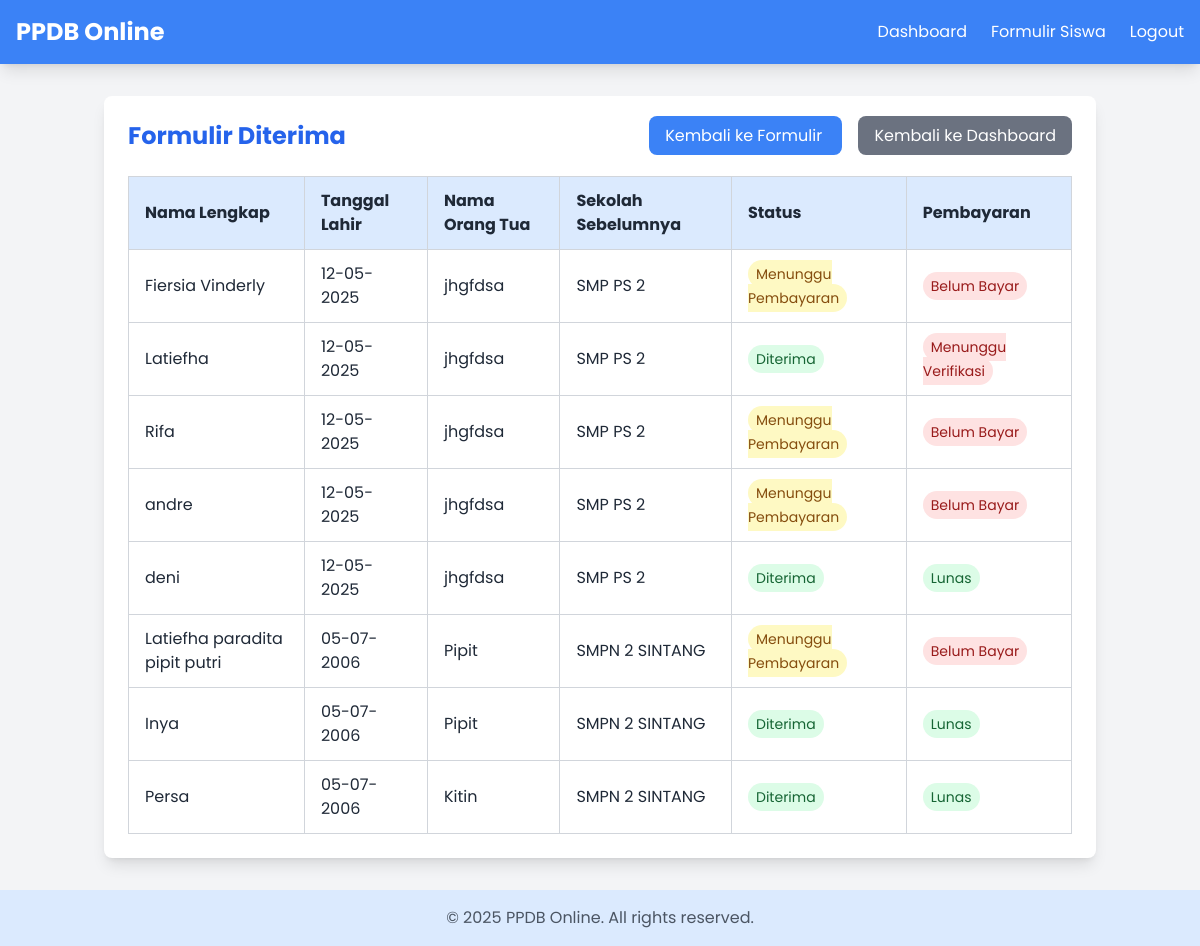
/admin/accepted_forms (signed in), run on an earlier commit of the app's database.
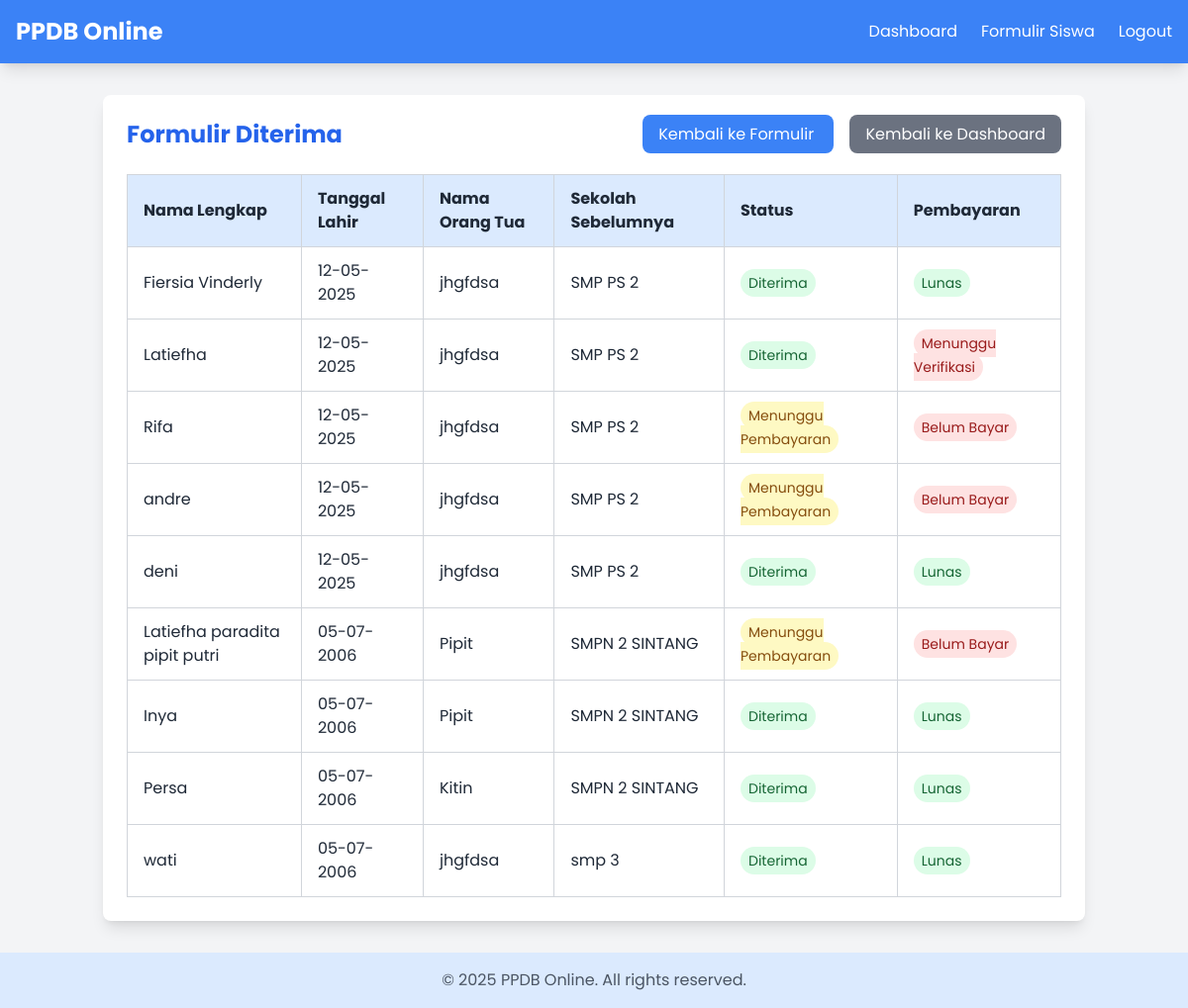
And on a later commit of the database.
### app/models.py (models this page shows, shortened)
class StudentForm(db.Model):
    __tablename__ = 'student_forms'
    id = db.Column(db.Integer, primary_key=True)
    user_id = db.Column(db.Integer, db.ForeignKey('users.id'), nullable=False)
    full_name = db.Column(db.String(100), nullable=False)
    gender = db.Column(db.String(1), nullable=False)
    birth_place = db.Column(db.String(100), nullable=False)
    birth_date = db.Column(db.Date, nullable=False)
    religion = db.Column(db.String(20), nullable=False)
    nisn = db.Column(db.String(20), nullable=False)
    father_name = db.Column(db.String(100), nullable=False)
    mother_name = db.Column(db.String(100), nullable=False)
    parent_phone = db.Column(db.String(15), nullable=False)
    parent_occupation = db.Column(db.String(100), nullable=False)
    address = db.Column(db.Text, nullable=False)
    previous_school = db.Column(db.String(100), nullable=False)
    achievement_file = db.Column(db.String(255), nullable=True)
    status = db.Column(db.String(20), default='Menunggu')
    payment_proof = db.Column(db.String(255), nullable=True)
    payment_status = db.Column(db.String(20), default='Belum Bayar')
    created_at = db.Column(db.DateTime, default=datetime.utcnow)
    user = db.relationship('User', backref='forms')
    accepted_record = db.relationship('AcceptedStudent', backref='form',
                                    uselist=False, cascade='all, delete-orphan')
    rejected_record = db.relationship('RejectedStudent', backref='form',
                                    uselist=False, cascade='all, delete-orphan')
    spp_payments = db.relationship('PaymentSPP', backref='student',
                                 lazy='dynamic', cascade='all, delete-orphan')

### app/routes/admin.py (the view)
    def wrapper(*args, **kwargs):
        if not current_user.is_authenticated or not current_user.is_admin:
            flash("Anda tidak memiliki akses ke halaman ini.", "danger")
            return redirect(url_for('main.index'))
        return func(*args, **kwargs)

### app/routes/admin.py (called while the page is built)
def admin_required(func):
    def wrapper(*args, **kwargs):
        if not current_user.is_authenticated or not current_user.is_admin:
            flash("Anda tidak memiliki akses ke halaman ini.", "danger")
            return redirect(url_for('main.index'))
        return func(*args, **kwargs)
    wrapper.__name__ = func.__name__
    return wrapper

@admin_bp.route('/accepted_forms', methods=['GET'])
@login_required
@admin_required
def accepted_forms():
    all_forms = StudentForm.query.all()
    print("\nAll forms in database:")
    for f in all_forms:
        print(f"ID: {f.id}, Name: {f.full_name}, Status: {f.status}, Payment: {f.payment_status}")
    forms = StudentForm.query.filter(
        StudentForm.status.in_(["Diterima", "Menunggu Pembayaran"])
    ).all()
    print("\nAccepted forms:")
    for f in forms:
        print(f"ID: {f.id}, Name: {f.full_name}, Status: {f.status}, Payment: {f.payment_status}")
    return render_template('accepted_forms.html', forms=forms)

### app/templates/accepted_forms.html (shortened to what the changed rows need)
<!DOCTYPE html>
<html lang="id">
<head>
    <script src="https://cdn.tailwindcss.com"></script>
</head>
<body class="bg-gray-100 text-gray-800 min-h-screen flex flex-col">
    <div class="container mx-auto px-4 py-8">
        <div class="max-w-6xl mx-auto bg-white rounded-lg shadow-lg p-6">
            <div class="flex justify-between items-center mb-6">
                <h2 class="text-2xl font-bold text-blue-600">Formulir Diterima</h2>
            </div>
            <div class="overflow-x-auto">
                <table class="w-full text-left text-gray-800 border-collapse">
                    <thead>
                        <tr class="bg-blue-100">
                            <th class="py-3 px-4 border border-gray-300">Nama Lengkap</th>
                            <th class="py-3 px-4 border border-gray-300">Tanggal Lahir</th>
                            <th class="py-3 px-4 border border-gray-300">Nama Orang Tua</th>
                            <th class="py-3 px-4 border border-gray-300">Sekolah Sebelumnya</th>
                            <th class="py-3 px-4 border border-gray-300">Status</th>
                            <th class="py-3 px-4 border border-gray-300">Pembayaran</th>
                        </tr>
                    </thead>
                    <tbody>
                        {% if forms %}
                            {% for form in forms %}
                            <tr class="hover:bg-gray-50">
                                <td class="py-3 px-4 border border-gray-300">{{ form.full_name }}</td>
                                <td class="py-3 px-4 border border-gray-300">
                                    {% if form.birth_date %}
                                        {{ form.birth_date.strftime('%d-%m-%Y') }}
                                    {% else %}
                                        -
                                    {% endif %}
                                </td>
                                <td class="py-3 px-4 border border-gray-300">{{ form.father_name }}</td>
                                <td class="py-3 px-4 border border-gray-300">{{ form.previous_school }}</td>
                                <td class="py-3 px-4 border border-gray-300">
                                    <span class="px-2 py-1 rounded-full text-sm
                                        {% if form.status == 'Menunggu Pembayaran' %}
                                            bg-yellow-100 text-yellow-800
                                        {% else %}
                                            bg-green-100 text-green-800
                                        {% endif %}">
                                        {{ form.status }}
                                    </span>
                                </td>
                                <td class="py-3 px-4 border border-gray-300">
                                    <span class="px-2 py-1 rounded-full text-sm
                                        {% if form.payment_status == 'Lunas' %}
                                            bg-green-100 text-green-800
                                        {% else %}
                                            bg-red-100 text-red-800
                                        {% endif %}">
                                        {{ form.payment_status or 'Belum Bayar' }}
                                    </span>
                                </td>
                            </tr>
                            {% endfor %}
                        {% else %}
                            <tr>
                                <td colspan="6" class="py-8 text-center text-gray-500">
                                    Tidak ada formulir yang diterima saat ini.
                                </td>
                            </tr>
                        {% endif %}
                    </tbody>
                </table>
            </div>
        </div>
    </div>
</body>
</html>

What changed in the data, as far as the page shows it:
changed StudentForm "Fiersia Vinderly": status "Menunggu Pembayaran" → "Diterima"; payment_status "Belum Bayar" → "Lunas"
added StudentForm: full_name "wati", birth_date "05-07-2006", father_name "jhgfdsa", previous_school "smp 3", status "Diterima", payment_status "Lunas"
